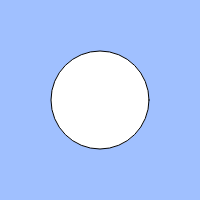
Frame 1 (no input)
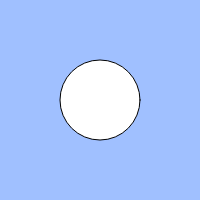
Frame 60 (no input)
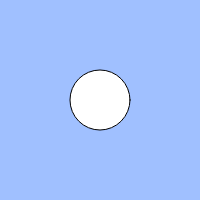
Frame 120 (the mouse pressed at the canvas centre since frame 60)

The p5.js sketch that drew these frames (run headless with seeded random() and noise() and a simulated clock; from frame 60 on, the mouse is pressed at the canvas centre):

// p5.js sketch
// ── sketch.js
// 練習問題「心臓の鼓動のように大きくなったり小さくなったりする円」
let count;
let cycle;

function setup(){
  createCanvas(200, 200);
  count = 0;
  cycle = 100;
}

function draw(){
  background(160, 192, 255);
  count = (count + 1) % cycle;
  // BLANK[1]
  if(keyIsDown(" ".charCodeAt(0))){count=(count+2)%cycle;}
  else{count=(count+1)% cycle;}
  if(count>60){size=count}
  else{size=100-count}

  ellipse(width / 2, height / 2, size);
}
